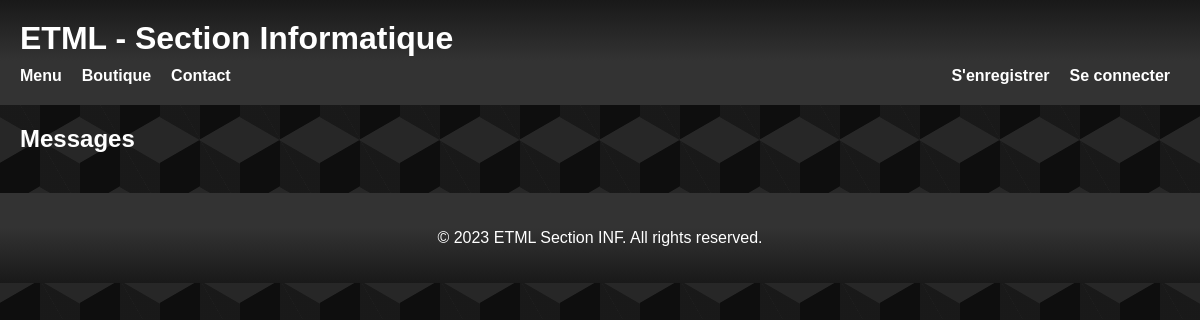
The page /code/php/messages.php on the database as committed earlier.
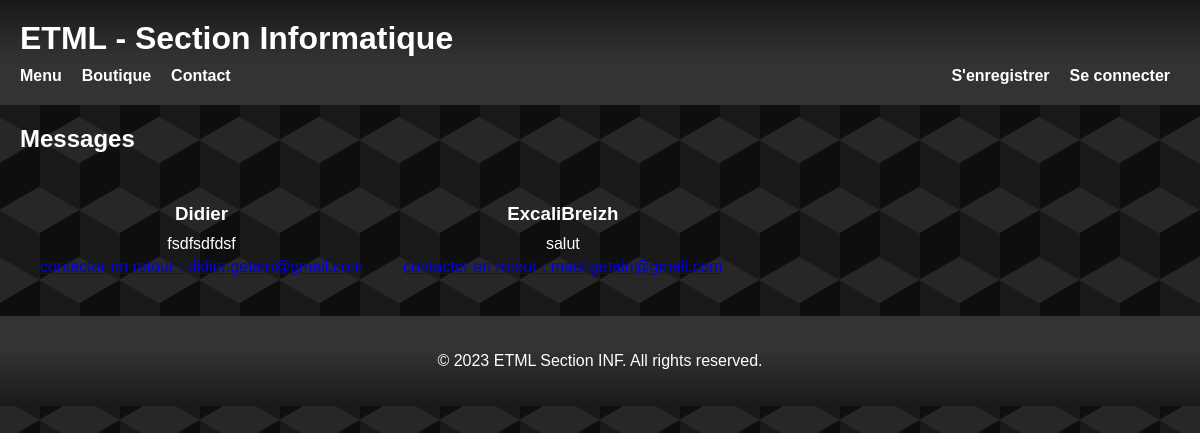
The same page on the database as committed later.
### tables this page shows
CREATE TABLE `t_message` (
  `mes_id` int(11) NOT NULL,
  `mes_name` varchar(50) NOT NULL,
  `mes_mail` varchar(255) NOT NULL,
  `mes_message` text NOT NULL
);

### code/php/PDO.php (called while the page is built, shortened)
<?php
class PDOconn{
    private $connector;
    private function connection() {
        try
        {
            $this->connector = new PDO('mysql:host=localhost;dbname=ETMLINF;charset=utf8' , 'root', 'root');
        }
        catch (PDOException $e)
        {
        die('Erreur : ' . $e->getMessage());
        }
    }
    public function createData($req)
    {
        $results = $req->fetchALL(PDO::FETCH_ASSOC);
        return $results;
    }
    function selectAllMessages()
    {
        $req = $this->connector->query("SELECT * FROM `t_message`");
        $messages = $this->createData($req);
        return $messages;
    }
}
?>

### code/php/messages.php (the view, shortened to what this page needs)
<?php
include_once('PDO.php');
$pdo = new PDOconn();
$messages = $pdo->selectAllMessages();
?>
<!DOCTYPE html>
<html lang="en">
    <head>
        <link rel="stylesheet" href="../css/shop.css">
    </head>
    <?php
        include_once("../php/header.php");
    ?>
    <main>
        <h2>Messages</h2>
        <div class="containerProducts">
            <?php
            foreach($messages as $message)
            {
            ?>
            <div class="product">
                <h3><?=$message['mes_name']?></h3>
                <p><?=$message['mes_message']?></p>
                <a href="mailto: <?=$message['mes_mail']?>">contacter en retour : <?=$message['mes_mail']?></a>
            </div>
            <?php
            }
            ?>
        </div>
    </main>
</html>

### code/php/header.php (shortened to what this page needs)
<head>
    <link rel="stylesheet" href="../css/footer.css">
    <link rel="stylesheet" href="../css/header.css">
</head>
<body>
    <header>
        <h1>ETML - Section Informatique</h1>
        <nav>
            <ul>
                <li><a href="home.php">Menu</a></li>
                <li><a href="shop.php">Boutique</a></li>
                <li><a href="contact.php">Contact</a></li>
            </ul>
            <ul>
                <?php
                    if(!$_SESSION['isConnected'])
                    {
                ?>
                <li><a href="signIn.php">S'enregistrer</a></li>
                <li><a href="login.php">Se connecter</a></li>
                <?php
                    }
                ?>
            </ul>
        </nav>
    </header>

### code/css/shop.css (style rules this page uses)
body { font-family: Arial, sans-serif; color: white; margin: 0; padding: 0; background-color: #0e0e0e; opacity: 1; background-image: linear-gradient( 30deg, #272727 12%, transparent 12.5%, transparent 87%, #272727 87.5%, #272727 ), linear-gradient( 150deg, #272727 12%, transparent 12.5%, transparent 87%, #272727 87.5%, #272727 ), linear-gradient( 30deg, #272727 12%, transparent 12.5%, transparent 87%, #272727 87.5%, #272727 ), linear-gradient( 150deg, #272727 12%, transparent 12.5%, transparent 87%, #272727 87.5%, #272727 ), linear-gradient( 60deg, #27272777 25%, transparent 25.5%, transparent 75%, #27272777 75%, #27272777 ), linear-gradient( 60deg, #27272777 25%, transparent 25.5%, transparent 75%, #27272777 75%, #27272777 ); background-size: 80px 140px; background-position: 0 0, 0 0, 40px 70px, 40px 70px, 0 0, 40px 70px; }
main { padding: 20px; justify-content: center; }
h2 { margin-top: 0; }
.product { margin: 20px; }
.product h3 { margin: 10px 0; }
.product p { margin: 5px 0; }
.containerProducts { display: flex; flex-wrap: wrap; text-align: center; }

### code/css/footer.css (style rules this page uses)
footer { background: rgb(25, 25, 25); background: linear-gradient( 0deg, rgba(25, 25, 25, 1) 0%, rgba(51, 51, 51, 1) 62% ); color: #fff; padding: 20px; text-align: center; bottom: 0; }

### code/css/header.css (style rules this page uses)
header { background: rgb(51, 51, 51); background: linear-gradient( 0deg, rgba(51, 51, 51, 1) 42%, rgba(25, 25, 25, 1) 100% ); color: #fff; }
h1 { margin: 0; padding: 20px; padding-bottom: 0px; }
nav { display: flex; justify-content: space-between; align-items: center; padding: 20px; padding-top: 10px; }
nav ul { list-style: none; padding: 0; margin: 0; display: flex; align-items: center; }
nav li { margin-right: 10px; }
nav li:last-child { margin-right: 0; }
nav a { color: #fff; font-weight: bold; text-decoration: none; margin-right: 10px; }

Rows that differ between the two databases and show on the page:
added t_message: mes_name "Didier", mes_message "fsdfsdfdsf", mes_mail "didier.getain@gmail.com"
added t_message: mes_name "ExcaliBreizh", mes_message "salut", mes_mail "mael.getain@gmail.com"
